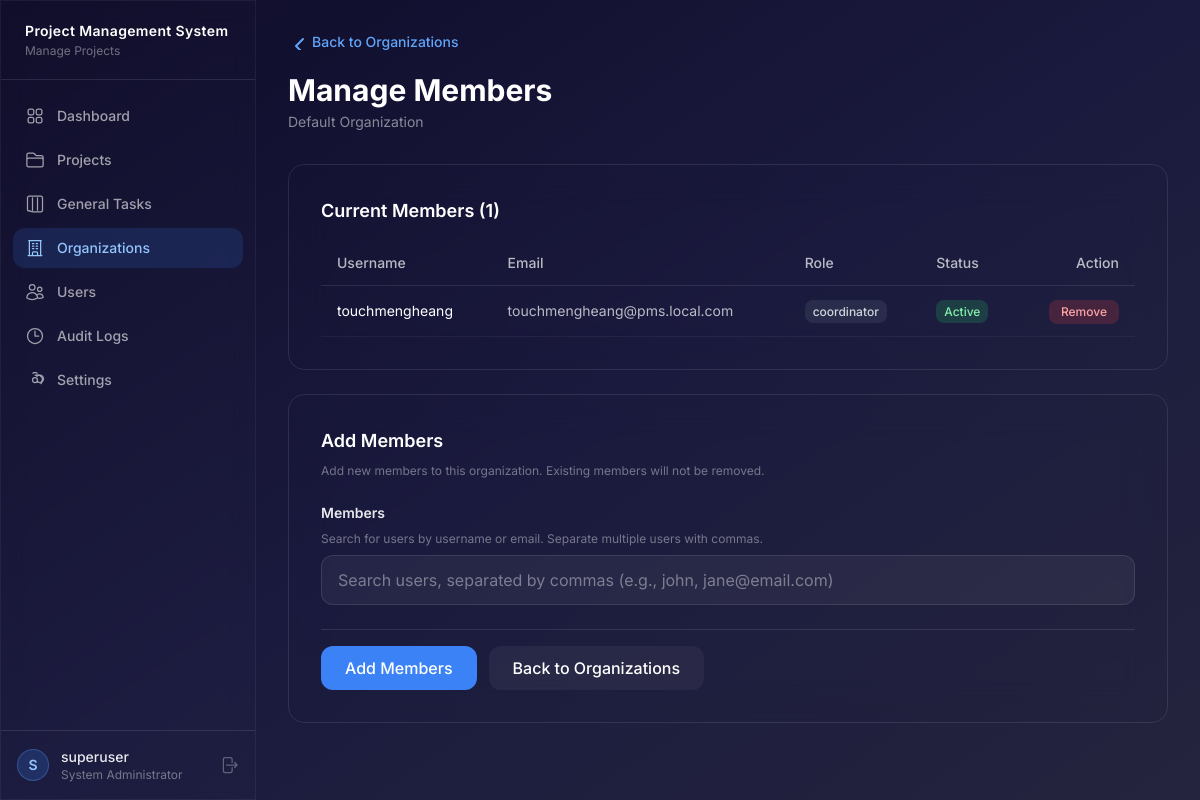
Screenshot of /organizations/5/members/ (signed in) with the database file from the repository.
### accounts/models.py (models this page shows, shortened)
class User(AbstractUser):
    role = models.ForeignKey(
        Role, on_delete=models.SET_NULL, null=True, blank=True, related_name="users"
    )
    admin_organization = models.ForeignKey(
        "organizations.Organization",
        on_delete=models.SET_NULL,
        null=True,
        blank=True,
        related_name="administrators",
        help_text="Organization this user administrates (only for Administrator role).",
    )
    is_auto_generated = models.BooleanField(
        default=False,
        help_text="Auto-generated accounts are inactive until password reset.",
    )
    perm_create_users = models.BooleanField(null=True, blank=True)
    perm_manage_projects = models.BooleanField(null=True, blank=True)
    perm_manage_tasks = models.BooleanField(null=True, blank=True)
    perm_move_task_stages = models.BooleanField(null=True, blank=True)
    perm_move_task_categories = models.BooleanField(null=True, blank=True)
    perm_reject_testing = models.BooleanField(null=True, blank=True)
    perm_add_project_notes = models.BooleanField(null=True, blank=True)
    perm_view_assigned_only = models.BooleanField(null=True, blank=True)
    perm_manage_organizations = models.BooleanField(null=True, blank=True)
    class Meta:
        ordering = ["username"]
    def is_system_admin(self):
        return self.role and self.role.name == Role.SYSTEM_ADMINISTRATOR

class Role(models.Model):
    SYSTEM_ADMINISTRATOR = "system_administrator"
    ADMINISTRATOR = "administrator"
    COORDINATOR = "coordinator"
    DEVELOPER = "developer"
    ROLE_CHOICES = [
        (SYSTEM_ADMINISTRATOR, "System Administrator"),
        (ADMINISTRATOR, "Administrator"),
        (COORDINATOR, "Coordinator"),
        (DEVELOPER, "Developer"),
    ]
    name = models.CharField(max_length=30, choices=ROLE_CHOICES, unique=True)
    description = models.TextField(blank=True)
    can_create_users = models.BooleanField(default=False)
    can_manage_projects = models.BooleanField(default=False)
    can_manage_tasks = models.BooleanField(default=False)
    can_move_task_stages = models.BooleanField(default=False)
    can_move_task_categories = models.BooleanField(default=False)
    can_reject_testing = models.BooleanField(default=False)
    can_add_project_notes = models.BooleanField(default=False)
    can_view_assigned_only = models.BooleanField(default=False)
    can_manage_organizations = models.BooleanField(default=False)
    class Meta:
        ordering = ["name"]
    def __str__(self):
        return self.get_name_display()

### organizations/models.py (models this page shows, shortened)
class Organization(models.Model):
    name = models.CharField(max_length=200, unique=True)
    description = models.TextField(blank=True)
    members = models.ManyToManyField(
        settings.AUTH_USER_MODEL,
        blank=True,
        related_name="member_organizations",
        help_text="Users who belong to this organization.",
    )
    created_by = models.ForeignKey(
        settings.AUTH_USER_MODEL,
        on_delete=models.SET_NULL,
        null=True,
        related_name="created_organizations",
    )
    created_at = models.DateTimeField(auto_now_add=True)
    updated_at = models.DateTimeField(auto_now=True)
    class Meta:
        ordering = ["name"]

### organizations/views.py (the view, shortened to what this page needs)
# urls.py: path("<int:pk>/members/", views.organization_members, name="org_members"),
@login_required
def organization_members(request, pk):
    if not request.user.is_system_admin():
        messages.error(request, "Only system administrators can manage organization members.")
        return redirect("dashboard")
    org = get_object_or_404(Organization, pk=pk)
    form = OrganizationMembersForm(request.POST or None)
    return render(request, "organizations/org_members.html", {"form": form, "org": org})

### organizations/forms.py (shortened to what this page needs)
class OrganizationMembersForm(forms.ModelForm):
    members_search = forms.CharField(
        label="Members",
        required=False,
        widget=forms.TextInput(attrs={
            "class": GLASS_INPUT + " user-search-field",
            "placeholder": "Search users, separated by commas (e.g., john, jane@email.com)",
            "autocomplete": "off",
            "data-field-type": "user-search-multi",
        }),
    )
    class Meta:
        model = Organization
        fields = []

### templates/organizations/org_members.html (shortened to what this page needs)
{% extends "base.html" %}
{% block content %}
<div class="max-w-5xl">
    <div class="mb-8">
        <a href="{% url 'organizations:org_list' %}" class="text-blue-400 hover:text-blue-300 text-sm font-medium inline-flex items-center gap-2">
            <svg class="w-4 h-4" fill="none" stroke="currentColor" stroke-width="2"><path stroke-linecap="round" stroke-linejoin="round" d="M15 19l-7-7 7-7"/></svg>
            Back to Organizations
        </a>
        <h1 class="text-3xl font-bold text-white mt-4">Manage Members</h1>
        <p class="text-white/50 text-sm mt-1">{{ org.name }}</p>
    </div>
    <div class="glass rounded-2xl p-8 mb-6">
        <h2 class="text-lg font-semibold text-white mb-4">Current Members ({{ org.members.count }})</h2>
        {% if org.members.exists %}
        <div class="overflow-x-auto">
            <table class="w-full">
                <thead>
                    <tr class="border-b border-white/10">
                        <th class="text-left py-3 px-4 text-sm font-medium text-white/70">Username</th>
                        <th class="text-left py-3 px-4 text-sm font-medium text-white/70">Email</th>
                        <th class="text-left py-3 px-4 text-sm font-medium text-white/70">Role</th>
                        <th class="text-left py-3 px-4 text-sm font-medium text-white/70">Status</th>
                        <th class="text-right py-3 px-4 text-sm font-medium text-white/70">Action</th>
                    </tr>
                </thead>
                <tbody>
                    {% for member in org.members.all %}
                    <tr class="border-b border-white/5 hover:bg-white/5 transition-colors">
                        <td class="py-3 px-4 text-sm text-white">{{ member.username }}</td>
                        <td class="py-3 px-4 text-sm text-white/70">{{ member.email }}</td>
                        <td class="py-3 px-4 text-sm">
                            <span class="px-2 py-1 rounded-lg text-xs font-medium
                                {% if member.role.name == 'System Administrator' %}bg-purple-500/20 text-purple-300
                                {% elif member.role.name == 'Administrator' %}bg-blue-500/20 text-blue-300
                                {% elif member.role.name == 'Coordinator' %}bg-green-500/20 text-green-300
                                {% else %}bg-gray-500/20 text-gray-300{% endif %}">
                                {{ member.role.name }}
                            </span>
                        </td>
                        <td class="py-3 px-4 text-sm">
                            {% if member.is_active %}
                            <span class="px-2 py-1 rounded-lg bg-green-500/20 text-green-300 text-xs font-medium">Active</span>
                            {% else %}
                            <span class="px-2 py-1 rounded-lg bg-red-500/20 text-red-300 text-xs font-medium">Inactive</span>
                            {% endif %}
                        </td>
                        <td class="py-3 px-4 text-right">
                            <form method="post" action="{% url 'organizations:remove_member' org.pk member.pk %}" style="display: inline;">
                                <button type="submit"
                                        onclick="return confirm('Remove {{ member.username }} from this organization?')"
                                        class="px-3 py-1 bg-red-500/20 hover:bg-red-500/30 text-red-300 text-xs font-medium rounded-lg transition-all">
                                    Remove
                                </button>
                            </form>
                        </td>
                    </tr>
                    {% endfor %}
                </tbody>
            </table>
        </div>
        {% endif %}
    </div>
    <div class="glass rounded-2xl p-8">
        <h2 class="text-lg font-semibold text-white mb-2">Add Members</h2>
        <p class="text-xs text-white/40 mb-4">Add new members to this organization. Existing members will not be removed.</p>
        <form method="post" class="space-y-6">
            {% for field in form %}
            <div class="relative">
                <label for="{{ field.id_for_label }}" class="block text-sm font-semibold text-white/90 mb-2">
                    {{ field.label }}
                </label>
                <p class="text-xs text-white/40 mb-2">Search for users by username or email. Separate multiple users with commas.</p>
                {{ field }}
            </div>
            {% endfor %}
            <div class="flex gap-3 pt-4 border-t border-white/10">
                <button type="submit" class="px-6 py-2.5 bg-blue-500 hover:bg-blue-600 text-white font-medium rounded-xl transition-all">
                    Add Members
                </button>
                <a href="{% url 'organizations:org_list' %}" class="px-6 py-2.5 bg-white/5 hover:bg-white/10 text-white font-medium rounded-xl transition-all">
                    Back to Organizations
                </a>
            </div>
        </form>
    </div>
</div>
{% endblock %}

### templates/base.html (shortened to what this page needs)
{% load static %}
<!DOCTYPE html>
<html lang="en" class="h-full">
<head>
    <link href="{% static 'css/style.css' %}" rel="stylesheet">
    <script src="https://cdn.tailwindcss.com"></script>
</head>
<body class="h-full bg-gradient-to-br from-[#0f0c29] via-[#1a1a3e] to-[#24243e] text-white/90 antialiased">
<div class="flex h-screen overflow-hidden">
    <aside id="sidebar" class="fixed lg:relative inset-y-0 left-0 z-50 w-64 flex-shrink-0 glass-strong flex flex-col border-r border-white/5 transform -translate-x-full lg:translate-x-0 transition-transform duration-300 ease-in-out">
        <div class="px-6 py-5 border-b border-white/10 flex items-center justify-between">
            <div>
                <h1 class="text-sm font-semibold text-white tracking-wide">
                    Project Management System
                </h1>
                <p class="text-xs text-white/40 mt-0.5">Manage Projects</p>
            </div>
        </div>
        <nav class="flex-1 px-3 py-4 space-y-1 overflow-y-auto">
            <a href="{% url 'dashboard' %}"
               class="flex items-center gap-3 px-3 py-2.5 rounded-xl text-sm font-medium
                      {% if request.resolver_match.url_name == 'dashboard' %}bg-blue-500/15 text-blue-300{% else %}text-white/60 hover:text-white/90 hover:bg-white/5{% endif %}
                      transition-all">
                Dashboard
            </a>
            <a href="{% url 'projects:project_list' %}"
               class="flex items-center gap-3 px-3 py-2.5 rounded-xl text-sm font-medium
                      {% if 'projects' in request.path %}bg-blue-500/15 text-blue-300{% else %}text-white/60 hover:text-white/90 hover:bg-white/5{% endif %}
                      transition-all">
                Projects
            </a>
            <a href="{% url 'general_tasks:task_list' %}"
               class="flex items-center gap-3 px-3 py-2.5 rounded-xl text-sm font-medium
                      {% if 'general-tasks' in request.path %}bg-blue-500/15 text-blue-300{% else %}text-white/60 hover:text-white/90 hover:bg-white/5{% endif %}
                      transition-all">
                <svg class="w-5 h-5" fill="none" stroke="currentColor" stroke-width="1.5" viewBox="0 0 24 24"><path stroke-linecap="round" stroke-linejoin="round" d="M9 4.5v15m6-15v15m-11.581.5H5.25A2.25 2.25 0 013 19.25V4.75A2.25 2.25 0 015.25 2.5h13.5A2.25 2.25 0 0121 4.75v14.5A2.25 2.25 0 0118.75 21.5H9.631z"/></svg>
                General Tasks
            </a>
            {% if user.is_system_admin or user.has_perm_manage_organizations %}
            <a href="{% url 'organizations:org_list' %}"
               class="flex items-center gap-3 px-3 py-2.5 rounded-xl text-sm font-medium
                      {% if 'organizations' in request.path %}bg-blue-500/15 text-blue-300{% else %}text-white/60 hover:text-white/90 hover:bg-white/5{% endif %}
                      transition-all">
                Organizations
            </a>
            {% endif %}
            {% if user.is_system_admin %}
            <a href="{% url 'accounts:user_list' %}"
               class="flex items-center gap-3 px-3 py-2.5 rounded-xl text-sm font-medium
                      {% if 'users' in request.path %}bg-blue-500/15 text-blue-300{% else %}text-white/60 hover:text-white/90 hover:bg-white/5{% endif %}
                      transition-all">
                Users
            </a>
            {% endif %}
            {% if user.is_system_admin %}
            <a href="{% url 'logs:audit_log_list' %}"
               class="flex items-center gap-3 px-3 py-2.5 rounded-xl text-sm font-medium
                      {% if 'logs' in request.path %}bg-blue-500/15 text-blue-300{% else %}text-white/60 hover:text-white/90 hover:bg-white/5{% endif %}
                      transition-all">
                <svg class="w-5 h-5" fill="none" stroke="currentColor" stroke-width="1.5" viewBox="0 0 24 24"><path stroke-linecap="round" stroke-linejoin="round" d="M12 6v6h4.5m4.5 0a9 9 0 11-18 0 9 9 0 0118 0z"/></svg>
                Audit Logs
            </a>
            {% endif %}
            <a href="{% url 'accounts:settings' %}"
               class="flex items-center gap-3 px-3 py-2.5 rounded-xl text-sm font-medium
                      {% if 'settings' in request.path %}bg-blue-500/15 text-blue-300{% else %}text-white/60 hover:text-white/90 hover:bg-white/5{% endif %}
                      transition-all">
                Settings
            </a>
        </nav>
        <div class="px-4 py-4 border-t border-white/10">
            <div class="flex items-center gap-3 justify-between">
                <div class="flex items-center gap-3 flex-1 min-w-0">
                    <div class="w-8 h-8 rounded-full bg-blue-500/20 border border-blue-400/30 flex items-center justify-center text-sm font-semibold text-blue-300">
                        {{ user.username.0|upper }}
                    </div>
                    <div class="flex-1 min-w-0">
                        <p class="text-sm font-medium text-white/90 truncate">{{ user.username }}</p>
                        <p class="text-xs text-white/40 truncate">{{ user.role|default:"No role" }}</p>
                    </div>
                </div>
                <a href="{% url 'accounts:logout' %}" class="text-white/30 hover:text-red-400 transition-colors" title="Logout">
                    <svg class="w-5 h-5" fill="none" stroke="currentColor" stroke-width="1.5" viewBox="0 0 24 24"><path stroke-linecap="round" stroke-linejoin="round" d="M15.75 9V5.25A2.25 2.25 0 0013.5 3h-6a2.25 2.25 0 00-2.25 2.25v13.5A2.25 2.25 0 007.5 21h6a2.25 2.25 0 002.25-2.25V15m3 0l3-3m0 0l-3-3m3 3H9"/></svg>
                </a>
            </div>
        </div>
    </aside>
    <main class="flex-1 overflow-y-auto w-full">
        <div class="p-4 sm:p-6 lg:p-8">
            {% block content %}{% endblock %}
        </div>
    </main>
</div>
</body>
</html>

### static/css/style.css (style rules this page uses)
body { font-family: 'Inter', system-ui, -apple-system, sans-serif; overscroll-behavior: none; }
main { overscroll-behavior: none; }
.glass { background: rgba(255, 255, 255, 0.001); backdrop-filter: blur(20px); -webkit-backdrop-filter: blur(20px); border: 1px solid rgba(255, 255, 255, 0.1); }
.glass-strong { background: rgba(255, 255, 255, 0.01); backdrop-filter: blur(12px); -webkit-backdrop-filter: blur(12px); border: 1px solid rgba(255, 255, 255, 0.15); }
* { transition-property: background-color, border-color, opacity; transition-duration: 150ms; }

### rows the page displays
User: username.0 "S", username "superuser", role "System Administrator"
Organization: name "Default Organization", members.count "1"
User: username "touchmengheang", email "touchmengheang@pms.local.com", role.name "coordinator", is_active "Active"

### other values shown
{{ field.label }} "Members"
